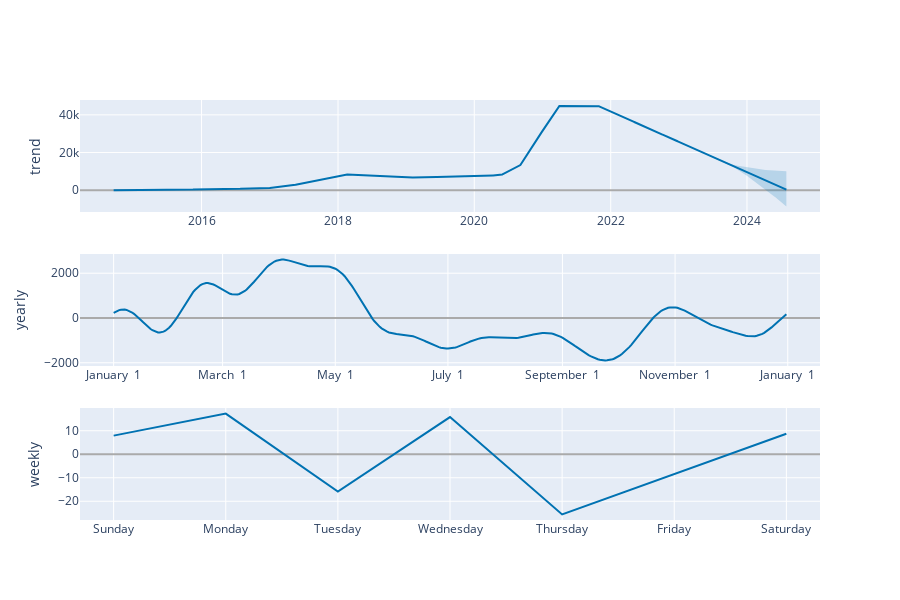

The notebook cell saved with this chart:
### Code cell
plot_components_plotly(model_p, forecast)

### Figure 1 — Plotly figure (JSON) as saved in the notebook; plotly's stock layout.template omitted (floating-point values rounded to 4 significant figures; data arrays with more than 128 entries replaced by an {"elided": "..."} marker saying what was removed)
{"data": [{"line": {"color": "#0072B2", "width": 2}, "mode": "lines", "name": "trend", "type": "scatter", "x": {"elided": "3605 str values"}, "xaxis": "x", "y": {"elided": "3605 float values"}, "yaxis": "y"}, {"line": {"color": "rgba(0, 114, 178, 0.2)", "width": 0}, "mode": "lines", "name": "trend_upper", "type": "scatter", "x": {"elided": "3605 str values"}, "xaxis": "x", "y": {"elided": "3605 float values"}, "yaxis": "y"}, {"fill": "tonexty", "fillcolor": "rgba(0, 114, 178, 0.2)", "line": {"color": "rgba(0, 114, 178, 0.2)", "width": 0}, "mode": "lines", "name": "trend_lower", "type": "scatter", "x": {"elided": "3605 str values"}, "xaxis": "x", "y": {"elided": "3605 float values"}, "yaxis": "y"}, {"line": {"color": "#0072B2", "width": 2}, "mode": "lines", "name": "yearly", "type": "scatter", "x": {"elided": "365 str values"}, "xaxis": "x2", "y": {"elided": "365 float values"}, "yaxis": "y2"}, {"line": {"color": "#0072B2", "width": 2}, "mode": "lines", "name": "weekly", "type": "scatter", "x": ["2017-01-01T00:00:00", "2017-01-02T00:00:00", "2017-01-03T00:00:00", "2017-01-04T00:00:00", "2017-01-05T00:00:00", "2017-01-06T00:00:00", "2017-01-07T00:00:00"], "xaxis": "x3", "y": [7.938, 17.31, -15.88, 15.83, -25.59, -8.347, 8.732], "yaxis": "y3"}], "layout": {"height": 600, "showlegend": false, "width": 900, "xaxis": {"anchor": "y", "domain": [0, 1], "range": ["2014-03-20T19:12:00", "2025-01-26T04:48:00"], "type": "date"}, "xaxis2": {"anchor": "y2", "domain": [0, 1], "range": ["2016-12-13T18:54:02.958904", "2018-01-18T11:04:57.863013"], "tickformat": "%B %e", "type": "date"}, "xaxis3": {"anchor": "y3", "domain": [0, 1], "range": ["2016-12-31T16:48:00", "2017-01-07T07:12:00"], "tickformat": "%A", "type": "date"}, "yaxis": {"anchor": "x", "domain": [0.7333, 1], "rangemode": "normal", "title": {"text": "trend"}, "zerolinecolor": "#AAA"}, "yaxis2": {"anchor": "x2", "domain": [0.3667, 0.6333], "title": {"text": "yearly"}, "zerolinecolor": "#AAA"}, "yaxis3": {"anchor": "x3", "domain": [0, 0.2667], "title": {"text": "weekly"}, "zerolinecolor": "#AAA"}}}
